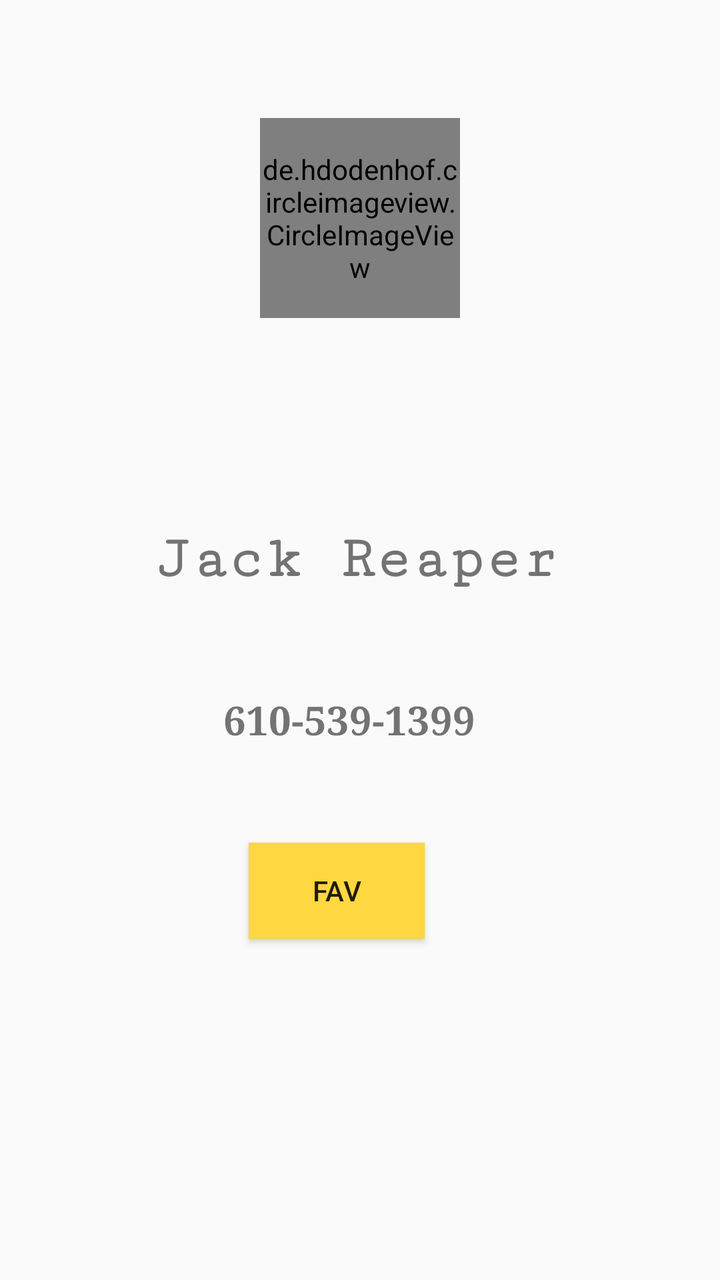
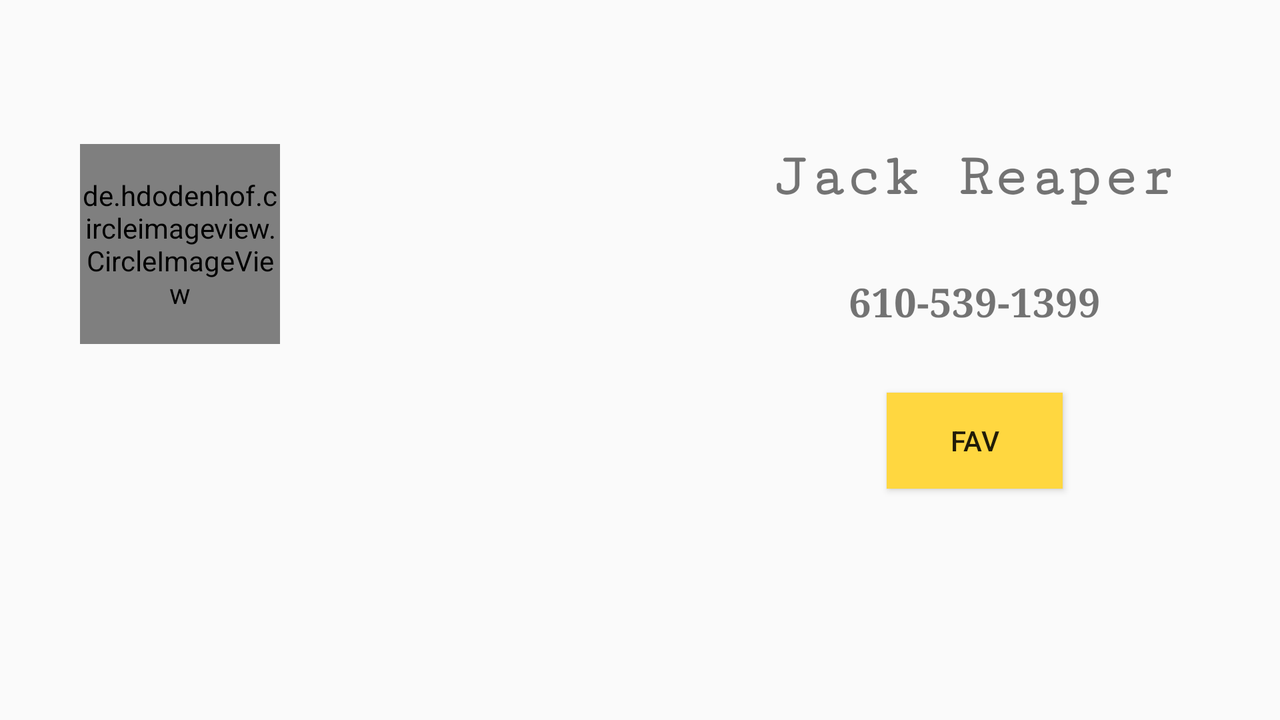

An Android layout and its configuration variant, each rendered on a device that would load it. The default file and the variant file are quoted in full after the pictures.
<!-- AndroidManifest.xml: application theme AppTheme -->
<!-- res/layout/activity_detail.xml -->
<?xml version="1.0" encoding="utf-8"?>
<android.support.constraint.ConstraintLayout xmlns:android="http://schemas.android.com/apk/res/android"
    xmlns:app="http://schemas.android.com/apk/res-auto"
    xmlns:tools="http://schemas.android.com/tools"
    android:layout_width="match_parent"
    android:layout_height="match_parent"

    tools:context="com.example.natan.backgroundtasks.DetailActivity">


    <de.hdodenhof.circleimageview.CircleImageView
        android:id="@+id/img_detail"
        android:layout_width="100dp"
        android:layout_height="100dp"
        android:layout_marginTop="59dp"
        android:src="@drawable/ic_launcher_background"
        app:civ_border_color="#FF000000"
        app:civ_border_width="1.5dp"
        app:layout_constraintEnd_toEndOf="parent"
        app:layout_constraintStart_toStartOf="parent"
        app:layout_constraintTop_toTopOf="parent" />

    <TextView
        android:id="@+id/txt_detail_name"
        android:layout_width="wrap_content"
        android:layout_height="wrap_content"
        android:layout_marginEnd="8dp"
        android:layout_marginTop="104dp"
        android:text="Jack Reaper"
        style="@style/textView"
        app:layout_constraintEnd_toEndOf="@+id/img_detail"
        app:layout_constraintHorizontal_bias="0.48"
        app:layout_constraintStart_toStartOf="@+id/img_detail"
        app:layout_constraintTop_toBottomOf="@+id/img_detail" />

    <TextView
        android:id="@+id/txt_detail_number"
        android:layout_width="wrap_content"
        android:layout_height="wrap_content"
        android:layout_marginEnd="8dp"
        android:layout_marginTop="50dp"
        android:fontFamily="serif"
        android:text="610-539-1399"
        android:textSize="20sp"
        android:textStyle="bold"
        app:layout_constraintEnd_toEndOf="@+id/txt_detail_name"
        app:layout_constraintStart_toStartOf="@+id/txt_detail_name"
        app:layout_constraintTop_toBottomOf="@+id/txt_detail_name" />

    <Button
        android:id="@+id/btn_fav"
        android:layout_width="wrap_content"
        android:layout_height="wrap_content"
        android:layout_marginEnd="8dp"
        android:layout_marginTop="48dp"
        android:background="@color/colorAccent"
        android:onClick="addToFav"
        android:text="FAV"
        app:layout_constraintEnd_toEndOf="@+id/txt_detail_number"
        app:layout_constraintHorizontal_bias="0.423"
        app:layout_constraintStart_toStartOf="@+id/txt_detail_number"
        app:layout_constraintTop_toBottomOf="@+id/txt_detail_number" />

</android.support.constraint.ConstraintLayout>
<!-- resources referenced by this layout -->
<resources>
  <color name="colorAccent">#FFD740</color>
  <style name="textView">
  
  
          <item name="android:fontFamily">serif-monospace</item>
          <item name="android:textSize">30sp</item>
          <item name="android:textStyle">bold</item>
  
      </style>
  <style name="AppTheme" parent="Theme.AppCompat.DayNight.DarkActionBar">
          
          <item name="colorPrimary">@color/colorPrimary</item>
          <item name="colorPrimaryDark">@color/colorPrimaryDark</item>
          <item name="colorAccent">@color/colorAccent</item>
          <item name="preferenceTheme">@style/PreferenceThemeOverlay</item>
      </style>
  <color name="colorPrimary">#03A9F4</color>
  <color name="colorPrimaryDark">#0288D1</color>
</resources>
<!-- res/layout-land/activity_detail.xml (the repository's variant of the layout above) -->
<!-- drawn on the phone turned sideways -->
<?xml version="1.0" encoding="utf-8"?>
<android.support.constraint.ConstraintLayout xmlns:android="http://schemas.android.com/apk/res/android"
    xmlns:app="http://schemas.android.com/apk/res-auto"
    xmlns:tools="http://schemas.android.com/tools"
    android:layout_width="match_parent"
    android:layout_height="match_parent"
    tools:context="com.example.natan.backgroundtasks.DetailActivity">


    <de.hdodenhof.circleimageview.CircleImageView
        android:id="@+id/img_detail"
        android:layout_width="100dp"
        android:layout_height="100dp"
        android:layout_marginStart="40dp"
        android:layout_marginTop="72dp"
        android:src="@drawable/ic_launcher_background"
        app:civ_border_color="#FF000000"
        app:civ_border_width="1.5dp"
        app:layout_constraintStart_toStartOf="parent"
        app:layout_constraintTop_toTopOf="parent" />

    <TextView
        android:id="@+id/txt_detail_name"
        android:layout_width="wrap_content"
        android:layout_height="wrap_content"
        android:layout_marginEnd="52dp"
        android:layout_marginTop="72dp"
        android:fontFamily="serif-monospace"
        android:text="Jack Reaper"
        android:textSize="30sp"
        android:textStyle="bold"
        app:layout_constraintEnd_toEndOf="parent"
        app:layout_constraintTop_toTopOf="parent" />

    <TextView
        android:id="@+id/txt_detail_number"
        android:layout_width="wrap_content"
        android:layout_height="wrap_content"
        android:layout_marginEnd="8dp"
        android:layout_marginStart="8dp"
        android:layout_marginTop="32dp"
        android:fontFamily="serif"
        android:text="610-539-1399"
        android:textSize="20sp"
        android:textStyle="bold"
        app:layout_constraintEnd_toEndOf="@+id/txt_detail_name"
        app:layout_constraintStart_toStartOf="@+id/txt_detail_name"
        app:layout_constraintTop_toBottomOf="@+id/txt_detail_name" />

    <Button
        android:id="@+id/btn_fav"
        android:layout_width="wrap_content"
        android:layout_height="wrap_content"
        android:layout_marginEnd="8dp"
        android:layout_marginStart="8dp"
        android:layout_marginTop="32dp"
        android:background="@color/colorAccent"
        android:onClick="addToFav"
        android:text="FAV"
        app:layout_constraintEnd_toEndOf="@+id/txt_detail_number"
        app:layout_constraintStart_toStartOf="@+id/txt_detail_number"
        app:layout_constraintTop_toBottomOf="@+id/txt_detail_number" />

</android.support.constraint.ConstraintLayout>
<!-- resources referenced by the variant -->
<!-- as the phone turned sideways resolves them -->
<resources>
  <color name="colorAccent">#FFD740</color>
  <style name="AppTheme" parent="Theme.AppCompat.DayNight.DarkActionBar">
          
          <item name="colorPrimary">@color/colorPrimary</item>
          <item name="colorPrimaryDark">@color/colorPrimaryDark</item>
          <item name="colorAccent">@color/colorAccent</item>
          <item name="preferenceTheme">@style/PreferenceThemeOverlay</item>
      </style>
  <color name="colorPrimary">#03A9F4</color>
  <color name="colorPrimaryDark">#0288D1</color>
</resources>
